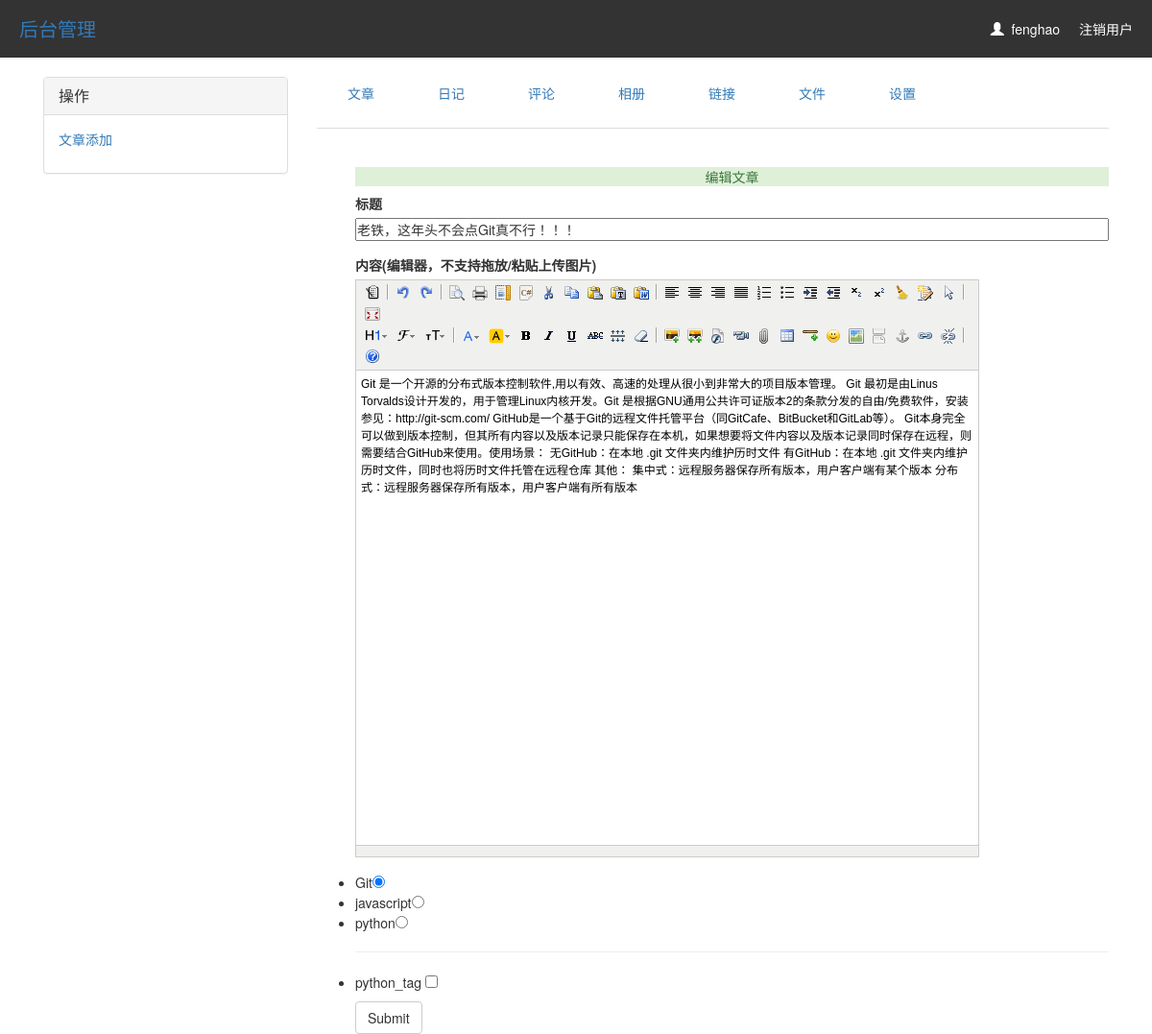
The page /edit_article/18/ (signed in) on the database its author committed.
### app01/models.py (models this page shows, shortened)
class UserInfo(AbstractUser):
    nid = models.AutoField(primary_key=True)
    telephone = models.CharField(max_length=11, null=True, unique=True)
    avatar = models.FileField(upload_to='avatars/', default="avatars/default.png")
    create_time = models.DateTimeField(verbose_name='创建时间', auto_now_add=True)
    blog = models.OneToOneField(to='Blog', to_field='nid', null=True, on_delete=models.CASCADE)

class Article(models.Model):
    nid = models.AutoField(primary_key=True)
    title = models.CharField(max_length=50, verbose_name='文章标题')
    desc = models.CharField(max_length=255, verbose_name='文章描述')
    create_time = models.DateTimeField(verbose_name='创建时间', auto_now_add=True)
    content = models.TextField()
    comment_count = models.IntegerField(default=0)
    up_count = models.IntegerField(default=0)
    down_count = models.IntegerField(default=0)
    user = models.ForeignKey(verbose_name='作者', to='UserInfo', to_field='nid', on_delete=models.CASCADE)
    category = models.ForeignKey(to='Category', to_field='nid', null=True, on_delete=models.CASCADE)
    tags = models.ManyToManyField(
        to="Tag",
        through='Article2Tag',
    )

class Category(models.Model):
    nid = models.AutoField(primary_key=True)
    title = models.CharField(verbose_name='分类标题', max_length=32)
    blog = models.ForeignKey(verbose_name='所属博客', to='Blog', to_field='nid', on_delete=models.CASCADE)

class Tag(models.Model):
    nid = models.AutoField(primary_key=True)
    title = models.CharField(verbose_name='标签名称', max_length=32)
    blog = models.ForeignKey(verbose_name='所属博客', to='Blog', to_field='nid', on_delete=models.CASCADE)
    def __str__(self):
        return self.title

### app01/views.py (the view)
# urls.py: re_path('edit_article/(?P<nid>\d+)', views.edit_article),
def edit_article(request, nid):
    article_obj = Article.objects.filter(nid=nid).first()
    tag_list = Article2Tag.objects.filter(article_id=nid).values_list('tag_id')
    tag_list_id = []
    for i in tag_list:
        tag_list_id.append(i[0])
    print(tag_list_id)
    blog = request.user.blog
    cate_list = Category.objects.filter(blog=blog)
    tags = Tag.objects.filter(blog=blog)
    print('tags', tags)
    cate_id = cate_list.filter(blog=blog, article__pk=nid).values_list('pk').first()[0]
    return render(request, 'backend/edit_article.html/', locals())

### templates/backend/edit_article.html (shortened to what this page needs)
{% extends 'backend/base.html' %}
{% block content %}
    <form action="" method="post">
        <div class="add_article">
            <div class="alert-success text-center">编辑文章</div>
            <div class="add_article_region">
                <div class="title form-group">
                    <label for="">标题</label>
                    <div>
                        <input type="text" name="title" value="{{ article_obj.title }}">
                    </div>
                </div>
                <div class="content form-group">
                    <label for="">内容(编辑器，不支持拖放/粘贴上传图片) </label>
                    <div>
                    </div>
                </div>
                <div>
                    <ul>
                        {% for cate in cate_list %}
                            {% if cate.pk == cate_id %}
                                <li>{{ cate.title }}<input type="radio" name="cate" value="{{ cate.pk }}" checked="">
                                </li>
                            {% else %}
                                <li>{{ cate.title }}<input type="radio" name="cate" value="{{ cate.pk }}"></li>
                            {% endif %}
                        {% endfor %}
                    </ul>
                    <hr>
                    <ul>
                        {% for tag in tags %}
                            {% if tag.pk in tag_list_id  %}
                                <li>{{ tag.title }} <input type="checkbox" name="tags" value="{{ tag.pk }}" checked="">
                                </li>
                            {% else %}
                                <li>{{ tag.title }} <input type="checkbox" name="tags" value="{{ tag.pk }}"></li>
                            {% endif %}
                        {% endfor %}
                    </ul>
                </div>
                <input type="submit" class="btn btn-default">
            </div>
        </div>
    </form>
{% endblock %}

### templates/backend/base.html (shortened to what this page needs)
<!DOCTYPE html>
<html lang="en">
<head>
    <link rel="stylesheet" href="/static/bootstrap/css/bootstrap.css">
    <link rel="stylesheet" href="/static/css/backend.css">
</head>
<body>
<div class="header">
    <p class="title">
        <a href="/backend/">后台管理</a>
        <a class="info" href="/logout/">注销用户</a>
        <span class="info"><span class="glyphicon glyphicon-user"></span>&nbsp;&nbsp;{{ request.user.username }}</span>
    </p>
</div>
<div class="container">
    <div class="col-md-3">
        <div class="panel-group" id="accordion" role="tablist" aria-multiselectable="true">
            <div class="panel panel-default">
                <div class="panel-heading" role="tab" id="headingOne">
                    <h4 class="panel-title">
                        <a role="button" data-toggle="collapse" data-parent="#accordion" href="#collapseOne"
                           aria-expanded="true" aria-controls="collapseOne">
                            操作
                        </a>
                    </h4>
                </div>
                <div id="collapseOne" class="panel-collapse collapse in" role="tabpanel" aria-labelledby="headingOne">
                    <div class="panel-body">
                        <p><a href="/backend/add_article/">文章添加</a></p>
                    </div>
                </div>
            </div>
        </div>
    </div>
    <div class="col-md-9">
        <div>
            <ul class="nav nav-tabs" role="tablist">
                <li role="presentation" class="alert"><a href="#home" aria-controls="home" role="tab"
                                           data-toggle="tab">文章</a></li>
                <li role="presentation" class="alert"><a href="#profile" aria-controls="profile" role="tab"
                                           data-toggle="tab">日记</a></li>
                <li role="presentation" class="alert"><a href="#messages" aria-controls="messages" role="tab" data-toggle="tab">评论</a>
                </li>
                <li role="presentation" class="alert"><a href="#settings" aria-controls="settings" role="tab" data-toggle="tab">相册</a>
                </li>
                <li role="presentation" class="alert"><a href="#settings" aria-controls="settings" role="tab" data-toggle="tab">链接</a>
                </li>
                <li role="presentation" class="alert"><a href="#settings" aria-controls="settings" role="tab" data-toggle="tab">文件</a>
                </li>
                <li role="presentation" class="alert"><a href="#settings" aria-controls="settings" role="tab" data-toggle="tab">设置</a>
                </li>
            </ul>
            <div class="tab-content">
                <div role="tabpanel" class="tab-pane active" id="home">
                    {% block content %}
                    {% endblock %}
                </div>
            </div>
        </div>
    </div>
</div>
</body>
</html>

### static/css/backend.css (style rules this page uses)
* { margin: 0; padding: 0; }
.header { width: 100%; height: 60px; background-color: #333333; line-height: 60px; }
.header .title { color: white; font-size: 20px; margin-left: 20px; font-weight: 100; }
.header .title .info { float: right; margin-right: 20px; font-size: 14px; text-decoration: none; color: white; }
#accordion { margin-top: 20px; }
.alert-success { margin: 8px 0; }
[name='title'] { width: 100%; }
.tab-pane { margin-top: 40px; margin-left: 40px; }

### rows shown on the page
UserInfo: user.username "fenghao"
Article: title "老铁，这年头不会点Git真不行！！！"
Category: title "Git"
Category: title "javascript"
Category: title "python"
Tag: title "python_tag"
